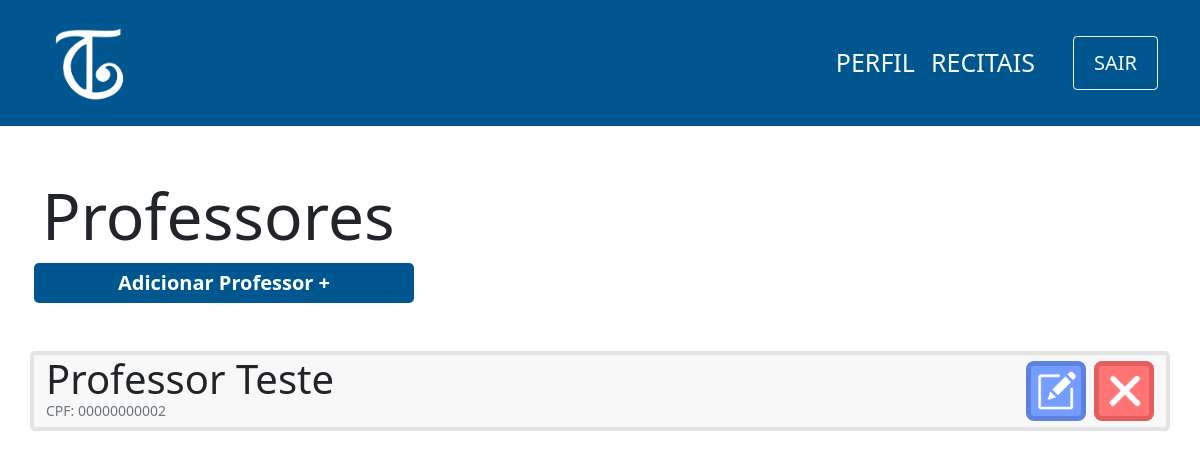
/view/professor/index.php, run on an earlier commit of the app's database.
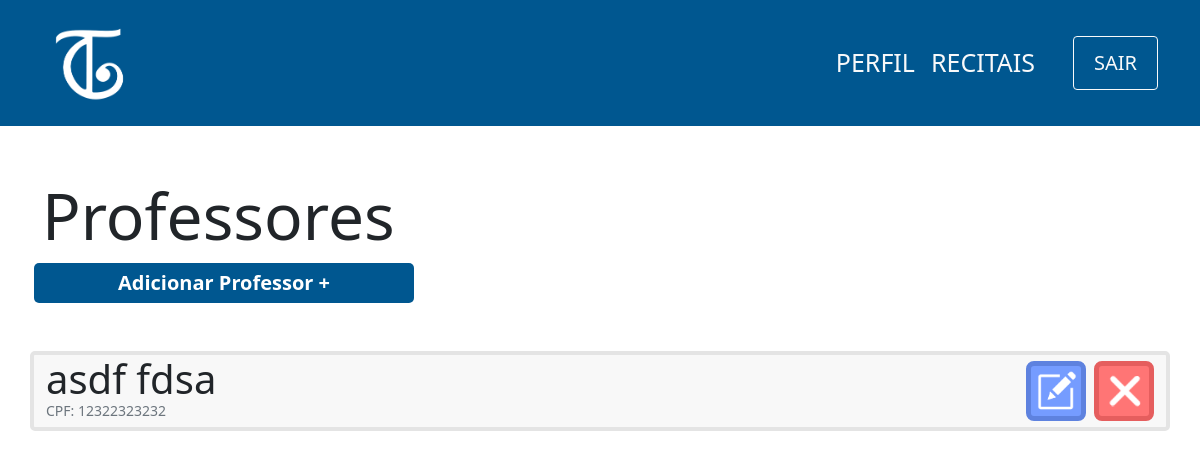
And on a later commit of the database.
### tables this page shows
CREATE TABLE professor(
                id INTEGER PRIMARY KEY ,
                cpf varchar(11) not null,
                nome varchar(100) not null,
                senha varchar(100) not null,
                email varchar(100) not null,
                contrato varchar(150)
            );

### controller/professor/index.php (called while the page is built)
<?php
    require '../../db/connection.php';
    try {
        $sql=$db->prepare('SELECT nome,cpf,id FROM professor');
        $sql->execute();
        $professores=$sql->fetchAll(PDO::FETCH_ASSOC);
    } catch (PDOException $e) {
        echo 'Erro ao executar comando no banco de dados: ' . $e->getMessage();
        exit();
    }
?>

### view/professor/index.php (the view, shortened to what this page needs)
<?php
    include '../../layouts/navbar.php';
    include '../../controller/professor/index.php';
?>
<div class="container">
    <div class="row mt-5">
        <h1 class="mt-1 display-3">Professores</h1>
        <span class="btn-principal col-md-4 col-sm-12 mx-1 text-center mb-5">
            <a href="cadastro.php">Adicionar Professor +</a>
        </span>
        <?php
        foreach($professores as $professor){
            echo'
        <div class="col-12 card d-flex flex-row mb-3 justify-content-between">
            <div class="d-flex flex-column" id="'.$professor['id'].'">
                <p class="m-0 display-6">'.$professor['nome'].'</p>
                <p class="m-0 text-muted display-3 mb-2" style="font-size:14px">CPF: '.$professor['cpf'].'</p>
            </div>
            <div class="d-flex align-items-center">
                <button onclick="location.href=\'edit.php?id='.$professor['id'].'\';" class="btn-editar mx-2" >
                    <img src="../../images/edit-icon.png" width=40px>
                </button>
                <button onclick="location.href=\'../../controller/professor/delete.php?id='.$professor['id'].'\';" class="btn-remover">
                    <img src="../../images/delete-icon.png" width=40px>
                </button>
            </div>
        </div>
        ';}
        ?>
    </div>
</div>

What changed in the data, as far as the page shows it:
removed professor: nome "Professor Teste", cpf "00000000002"
added professor: nome "asdf fdsa", cpf "12322323232"
